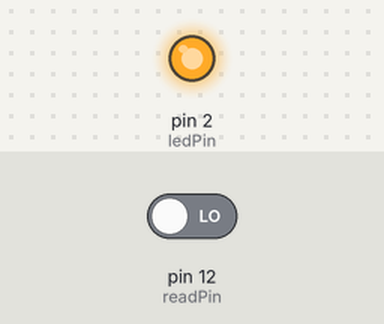
Bench run of a sketch on a simulated Arduino Uno, built with avr-gcc and run on an emulated ATmega328P. Shown: output pins drawn as LEDs (lit = HIGH). Inputs (shaded band) come from the test bench; at power-on: pin 12 (readPin) LOW. What the sketch prints to the serial monitor is not drawn.

Above: at 0.3 s.
Timing chart, 0 to 1.8 s (numbered marks = the images above):
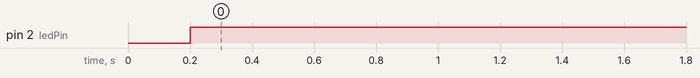

Measured:
- by itself, pin 2 (ledPin): LOW → HIGH at 0.20 s

The sketch:

sketch_feb27c.ino
```cpp
int ledPin = 2;
int readPin = 12;
int myDelay = 100;

void setup() {
  Serial.begin(9600);
  pinMode(ledPin, OUTPUT);
  pinMode(readPin, INPUT);
  delay(myDelay);
}

void loop() {
  int readValue = digitalRead(readPin);
  Serial.println(readValue);
  delay(myDelay);
  if (readValue == 1) {
    digitalWrite(ledPin, LOW);
  } else {
    digitalWrite(ledPin, HIGH);
  }
}
```
